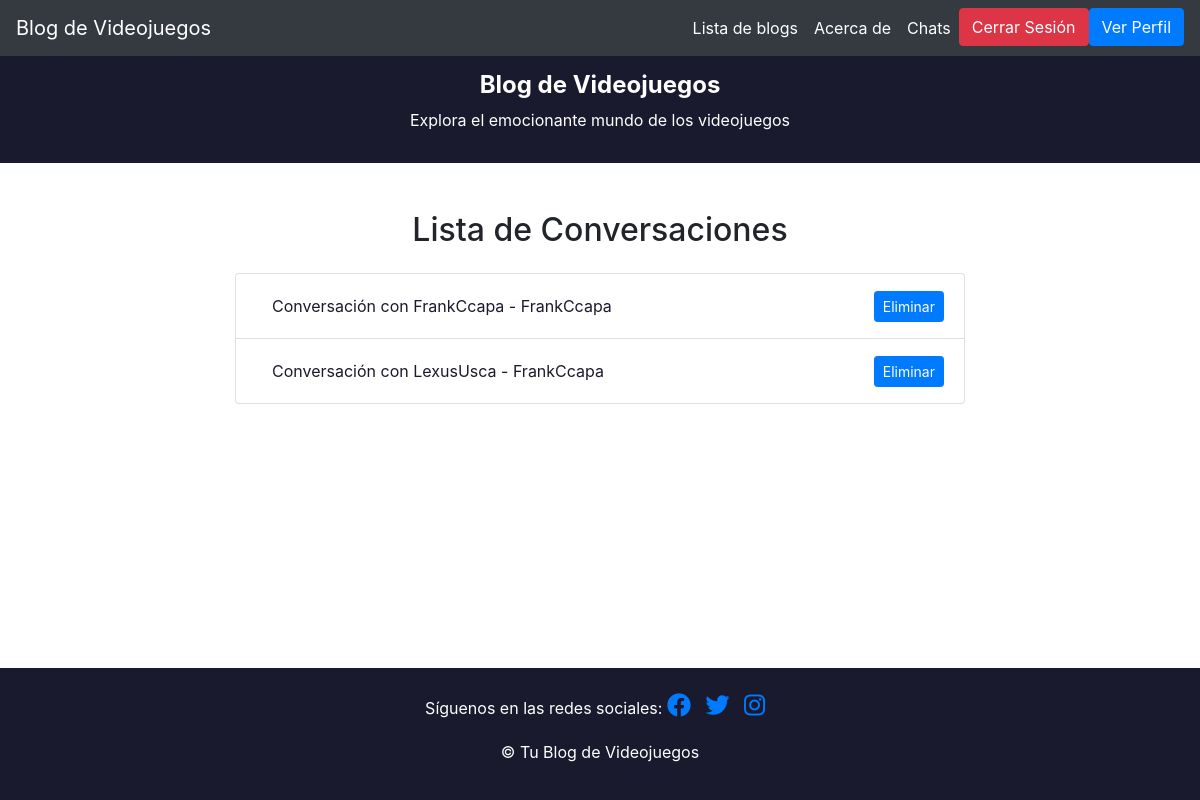
The app's page /mensajeria/listar_conversaciones/ (signed in), older data.
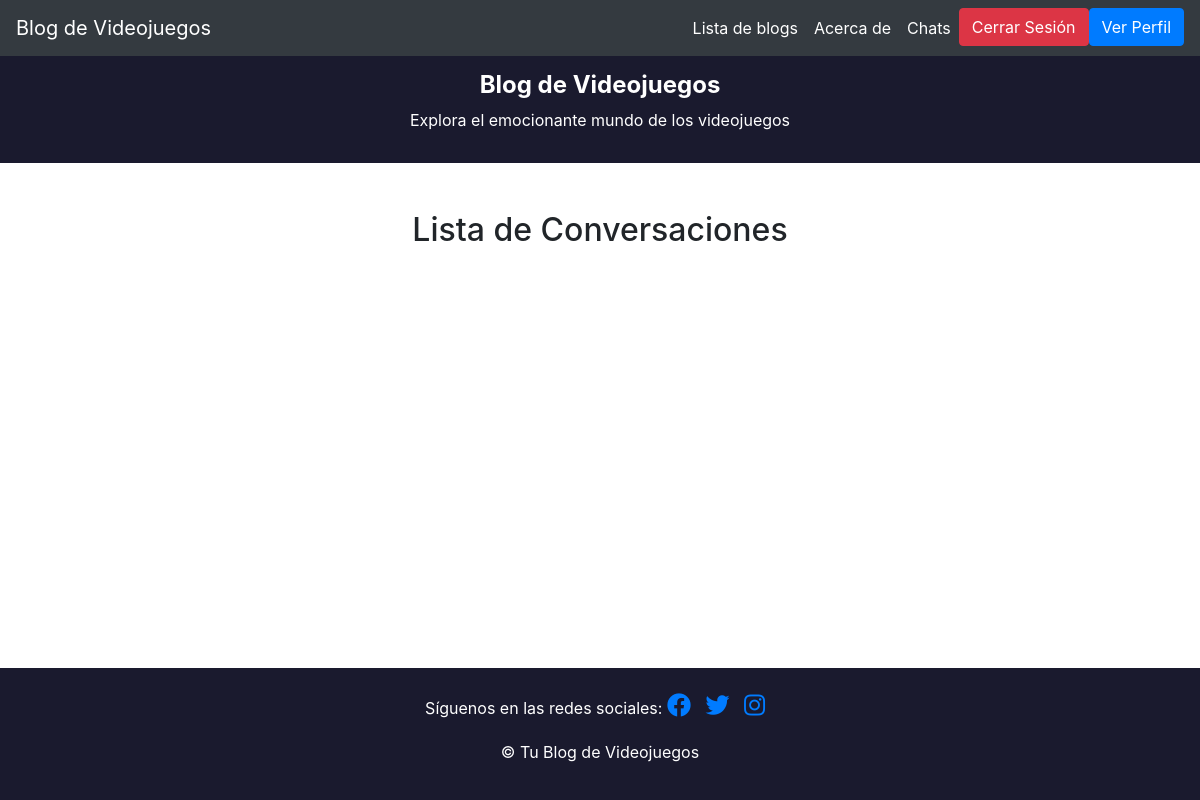
The same page, newer data.
### mensajeria/models.py (models this page shows, shortened)
class Conversacion(models.Model):
    usuario_1 = models.ForeignKey(User, on_delete=models.CASCADE, related_name='conversaciones_iniciadas')
    usuario_2 = models.ForeignKey(User, on_delete=models.CASCADE, related_name='conversaciones_recibidas')
    fecha_creacion = models.DateTimeField(auto_now_add=True)

### mensajeria/views.py (the view)
# urls.py: path('listar_conversaciones/', views.listar_conversaciones_autor, name='listar_conversaciones_autor'),
@login_required
def listar_conversaciones_autor(request):
    conversaciones = Conversacion.objects.filter(usuario_1=request.user) | Conversacion.objects.filter(usuario_2=request.user)
    return render(request, 'mensajeria/listar_conversaciones_autor.html', {'conversaciones': conversaciones})

### mensajeria/templates/mensajeria/listar_conversaciones_autor.html
{% extends 'blog/base.html' %}
{% block content %}
<div class="container mt-5">
    <div class="row">
        <div class="col-md-8 offset-md-2">
            <h2 class="text-center mb-4">Lista de Conversaciones</h2>
            <ul class="list-group">
                {% for conversacion in conversaciones %}
                <li class="list-group-item d-flex justify-content-between align-items-center">
                    <div>
                        <a class="nav-link" style="color:#1a1a2e; font-size: 1rem;" href="{% url 'ver_conversacion' conversacion_id=conversacion.id %}">
                            Conversación con {{ conversacion.usuario_1 }} - {{ conversacion.usuario_2 }}
                        </a>
                    </div>
                    <div>
                        <a class="btn btn-primary btn-sm" href="{% url 'eliminar_conversacion' conversacion.id %}">
                            Eliminar
                        </a>
                    </div>
                </li>
                {% endfor %}
            </ul>
        </div>
    </div>
</div>
{% endblock %}

Row changes from the older to the newer data that the page shows:
removed Conversacion: usuario_1 "FrankCcapa", usuario_2 "FrankCcapa"
removed Conversacion: usuario_1 "LexusUsca", usuario_2 "FrankCcapa"
